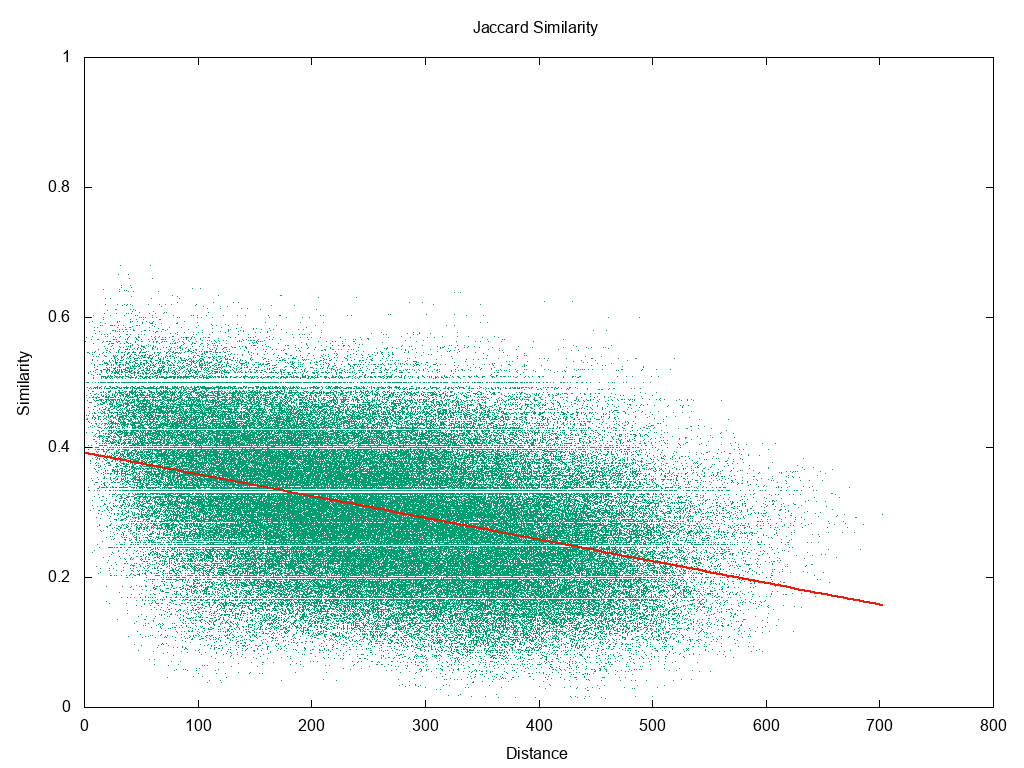

Write the gnuplot code that produced this figure.
set title "Jaccard Similarity"
set ylabel "Similarity"
set xlabel "Distance"
set yrange [0:1]
set term png size 1024,768
set output "tree_diversity_jaccard.png"
f(x) = c + m * x
fit f(x) 'tree_diversity_jaccard' using 1:2 via c, m
plot 'tree_diversity_jaccard' title '' pt 0 lc 2, f(x) title '' lw 2 lc 7
